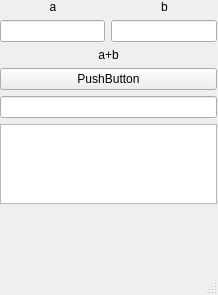
<?xml version="1.0" encoding="UTF-8"?>
<ui version="4.0">
 <class>MainWindow</class>
 <widget class="QMainWindow" name="MainWindow">
  <property name="geometry">
   <rect>
    <x>0</x>
    <y>0</y>
    <width>218</width>
    <height>295</height>
   </rect>
  </property>
  <property name="windowTitle">
   <string>MainWindow</string>
  </property>
  <widget class="QWidget" name="centralwidget">
   <widget class="QWidget" name="verticalLayoutWidget">
    <property name="geometry">
     <rect>
      <x>0</x>
      <y>0</y>
      <width>217</width>
      <height>204</height>
     </rect>
    </property>
    <layout class="QVBoxLayout" name="verticalLayout">
     <item>
      <layout class="QHBoxLayout" name="horizontalLayout">
       <item>
        <widget class="QLabel" name="label">
         <property name="text">
          <string>a</string>
         </property>
         <property name="alignment">
          <set>Qt::AlignCenter</set>
         </property>
        </widget>
       </item>
       <item>
        <widget class="QLabel" name="label_2">
         <property name="text">
          <string>b</string>
         </property>
         <property name="alignment">
          <set>Qt::AlignCenter</set>
         </property>
        </widget>
       </item>
      </layout>
     </item>
     <item>
      <layout class="QHBoxLayout" name="horizontalLayout_2">
       <item>
        <widget class="QLineEdit" name="lineEdit"/>
       </item>
       <item>
        <widget class="QLineEdit" name="lineEdit_2"/>
       </item>
      </layout>
     </item>
     <item>
      <widget class="QLabel" name="label_4">
       <property name="text">
        <string>a+b</string>
       </property>
       <property name="alignment">
        <set>Qt::AlignCenter</set>
       </property>
      </widget>
     </item>
     <item>
      <widget class="QPushButton" name="pushButton">
       <property name="text">
        <string>PushButton</string>
       </property>
      </widget>
     </item>
     <item>
      <widget class="QLineEdit" name="lineEdit_4"/>
     </item>
     <item>
      <widget class="QGraphicsView" name="graphicsView"/>
     </item>
     <item>
      <layout class="QHBoxLayout" name="horizontalLayout_3"/>
     </item>
    </layout>
   </widget>
  </widget>
  <widget class="QMenuBar" name="menubar">
   <property name="geometry">
    <rect>
     <x>0</x>
     <y>0</y>
     <width>218</width>
     <height>21</height>
    </rect>
   </property>
  </widget>
  <widget class="QStatusBar" name="statusbar"/>
 </widget>
 <resources/>
 <connections/>
</ui>
